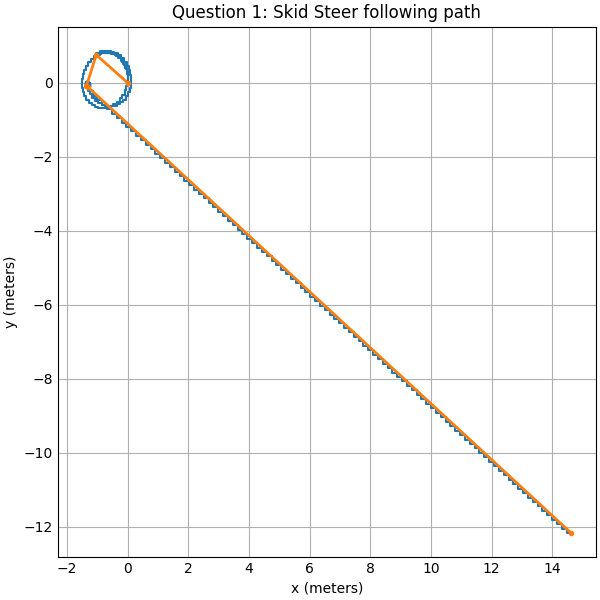

Reproduce this figure in Python.
import math
import matplotlib.pyplot as plt
from matplotlib.pyplot import draw

import numpy
import numpy as np

plt.style.use('_mpl-gallery')


def kinematics(l, r, W, x, y, theta, DT):
    xNew = x - .5 * (l + r) * np.sin(theta) * DT
    yNew = y + .5 * (l + r) * np.cos(theta) * DT
    thetaNew = theta + (1 / W) * (r - l) * DT
    aVel = (thetaNew - theta) / DT
    xVel, yVel = getVelocity(x, y, xNew, yNew, DT)
    return xNew, yNew, thetaNew, aVel, xVel, yVel


def getVelocity(x0, y0, x1, y1, DT):
    distance = np.sqrt(np.square(x1 - x0) + np.square(y1 - y0))
    velocity = distance / DT
    magX = x1 - x0
    magY = y1 - y0
    if magX == 0:
        if magY > 0:
            thetaDegrees = 90
        else:
            thetaDegrees = 180
    else:
        thetaDegrees = np.arctan(magY / magX)
    yVel = velocity * np.sin(thetaDegrees)
    xVel = velocity * np.cos(thetaDegrees)
    if np.isnan(yVel):
        yVel = 0
    if np.isnan(xVel):
        xVel = 0
    print("")
    return xVel, yVel


WIDTH = .3
DT = .1
time = 0
xNot = 0
yNot = 0
theta = 0
xCoord = [xNot]
yCoord = [yNot]
xPoint = [xNot]
yPoint = [yNot]

kList = [(5, 1, 1.5), (3, -1, -1.5), (8, .8, -2), (10, 2, 2)]
print("Position: (" + str(xNot) + ", " + str(yNot) + ") at T = " + str(time))

for x in range(0, 4):
    for y in range(0, kList[x][0] * 10):
        xNot, yNot, theta, angVel, xV, yV = kinematics(kList[x][1], kList[x][2], WIDTH, xNot, yNot, theta, DT)
        xCoord.append(xNot)
        yCoord.append(yNot)
        time += .1
        print("Position: (" + str(xNot) + ", " + str(yNot) + ") at T = " + str(time))
        # print("Trajectory: (" + str(xV) + ", " + str(yV) + ") Angular Velocity = " + str(angVel))

    xPoint.append(xNot)
    yPoint.append(yNot)

fig, ax = plt.subplots(constrained_layout=True, figsize=(6, 6))
ax.step(xCoord, yCoord)
ax.set_xlabel('x (meters)')
ax.set_ylabel('y (meters)')
plt.title("Question 1: Skid Steer following path")
plt.plot(xPoint, yPoint, linewidth=2, marker='.')
plt.show()
